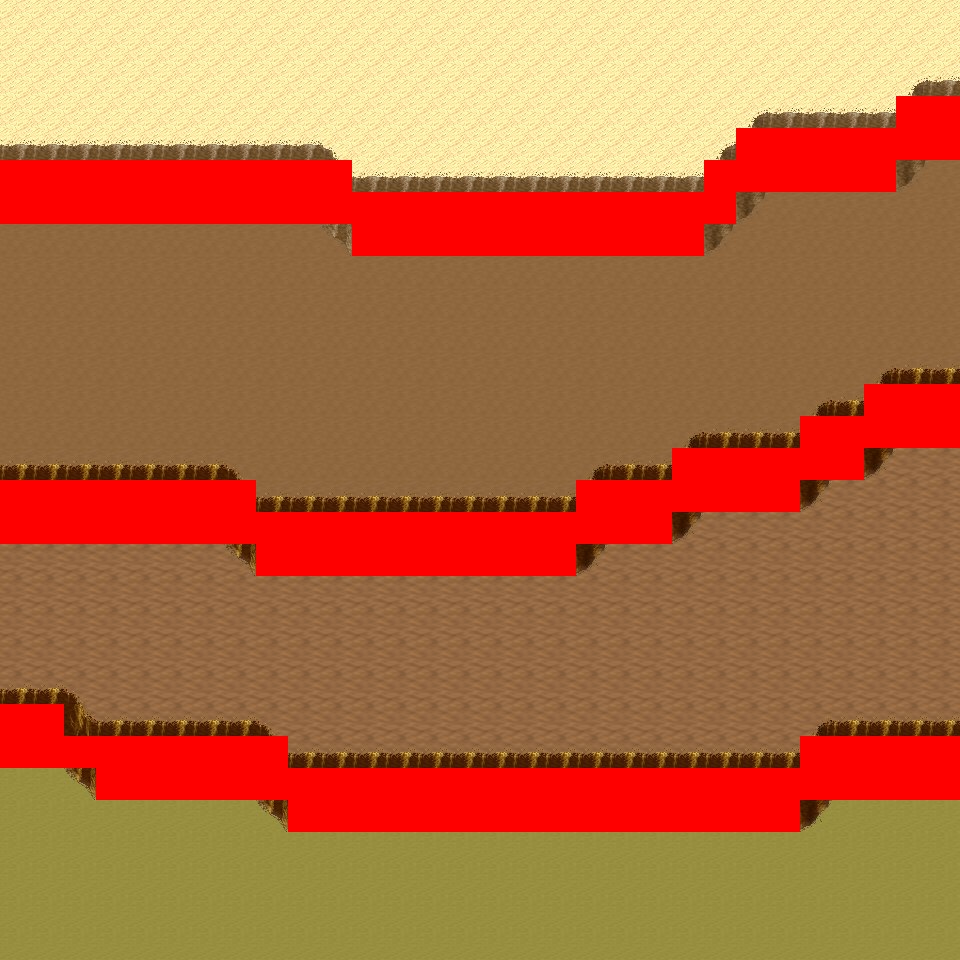

Below is a game level as drawn by its tile map, then a one-line description and the .tmx that defines it (tile-layer data replaced by summaries):
An orthogonal 30x30 tile map with 32x32 px tiles, 6 tile layers (Ground, Object, Object2, Above, ...), 8 tilesets and 6 objects (6x mapExit).

<map version="1.0" orientation="orthogonal" renderorder="right-down" width="30" height="30" tilewidth="32" tileheight="32" nextobjectid="7">
  <tileset firstgid="1" name="tileset_logic_collision" tilewidth="32" tileheight="32" tilecount="1" columns="1">
    <image source="../drawable/tileset_logic_collision.png" width="32" height="32" />
  </tileset>
  <tileset firstgid="2" name="tileset_ground_ground" tilewidth="32" tileheight="32" tilecount="33" columns="3">
    <image source="../drawable/tileset_ground_ground.png" width="96" height="352" />
  </tileset>
  <tileset firstgid="35" name="tileset_ground_ridge_earth_pale" tilewidth="32" tileheight="32" tilecount="96" columns="12">
    <image source="../drawable/tileset_ground_ridge_earth_pale.png" width="384" height="256" />
  </tileset>
  <tileset firstgid="131" name="tileset_ground_ridge_earth_dark" tilewidth="32" tileheight="32" tilecount="96" columns="12">
    <image source="../drawable/tileset_ground_ridge_earth_dark.png" width="384" height="256" />
  </tileset>
  <tileset firstgid="227" name="tileset_terrain_desert" tilewidth="32" tileheight="32" tilecount="88" columns="8">
    <image source="../drawable/tileset_terrain_desert.png" width="256" height="352" />
  </tileset>
  <tileset firstgid="315" name="tileset_plant_tree_tree_darkgreen" tilewidth="32" tileheight="32" tilecount="88" columns="8">
    <image source="../drawable/tileset_plant_tree_tree_darkgreen.png" width="256" height="352" />
  </tileset>
  <tileset firstgid="403" name="tileset_ground_sand_2" tilewidth="32" tileheight="32" tilecount="15" columns="5">
    <image source="../drawable/tileset_ground_sand_2.png" width="160" height="96" />
  </tileset>
  <tileset firstgid="418" name="tileset_plant_cactus_2" tilewidth="32" tileheight="32" tilecount="10" columns="5">
    <image source="../drawable/tileset_plant_cactus_2.png" width="160" height="64" />
  </tileset>
  <layer name="Ground" width="30" height="30">
    <data>[900 cells, 900 non-empty, 4 distinct tile ids]</data>
  </layer>
  <layer name="Object" width="30" height="30">
    <data>[900 cells, 285 non-empty, 23 distinct tile ids]</data>
  </layer>
  <layer name="Object2" width="30" height="30">
    <data>[900 cells, 0 non-empty, 0 distinct tile ids]</data>
  </layer>
  <layer name="Above" width="30" height="30">
    <data>[900 cells, 0 non-empty, 0 distinct tile ids]</data>
  </layer>
  <layer name="Above2" width="30" height="30">
    <data>[900 cells, 0 non-empty, 0 distinct tile ids]</data>
  </layer>
  <layer name="Walkable" width="30" height="30">
    <data>[900 cells, 179 non-empty, 1 distinct tile ids]</data>
  </layer>
  <objectgroup name="MapEvents">
    <object id="1" name="north" type="mapExit" x="0" y="0" width="960" height="32">
      <properties>
        <property name="map" value="level_0_x51_y146" />
        <property name="x" value="0" />
        <property name="y" value="28" />
      </properties>
    </object>
    <object id="2" name="south" type="mapExit" x="0" y="928" width="960" height="32">
      <properties>
        <property name="map" value="level_0_x51_y148" />
        <property name="x" value="0" />
        <property name="y" value="1" />
      </properties>
    </object>
    <object id="3" name="east" type="mapExit" x="928" y="0" width="32" height="96">
      <properties>
        <property name="map" value="level_0_x52_y147" />
        <property name="x" value="1" />
        <property name="y" value="0" />
      </properties>
    </object>
    <object id="4" name="east2" type="mapExit" x="928" y="160" width="32" height="224">
      <properties>
        <property name="map" value="level_0_x52_y147" />
        <property name="x" value="1" />
        <property name="y" value="5" />
      </properties>
    </object>
    <object id="5" name="east3" type="mapExit" x="928" y="448" width="32" height="288">
      <properties>
        <property name="map" value="level_0_x52_y147" />
        <property name="x" value="1" />
        <property name="y" value="14" />
      </properties>
    </object>
    <object id="6" name="east4" type="mapExit" x="928" y="800" width="32" height="160">
      <properties>
        <property name="map" value="level_0_x52_y147" />
        <property name="x" value="1" />
        <property name="y" value="25" />
      </properties>
    </object>
  </objectgroup>
</map>
